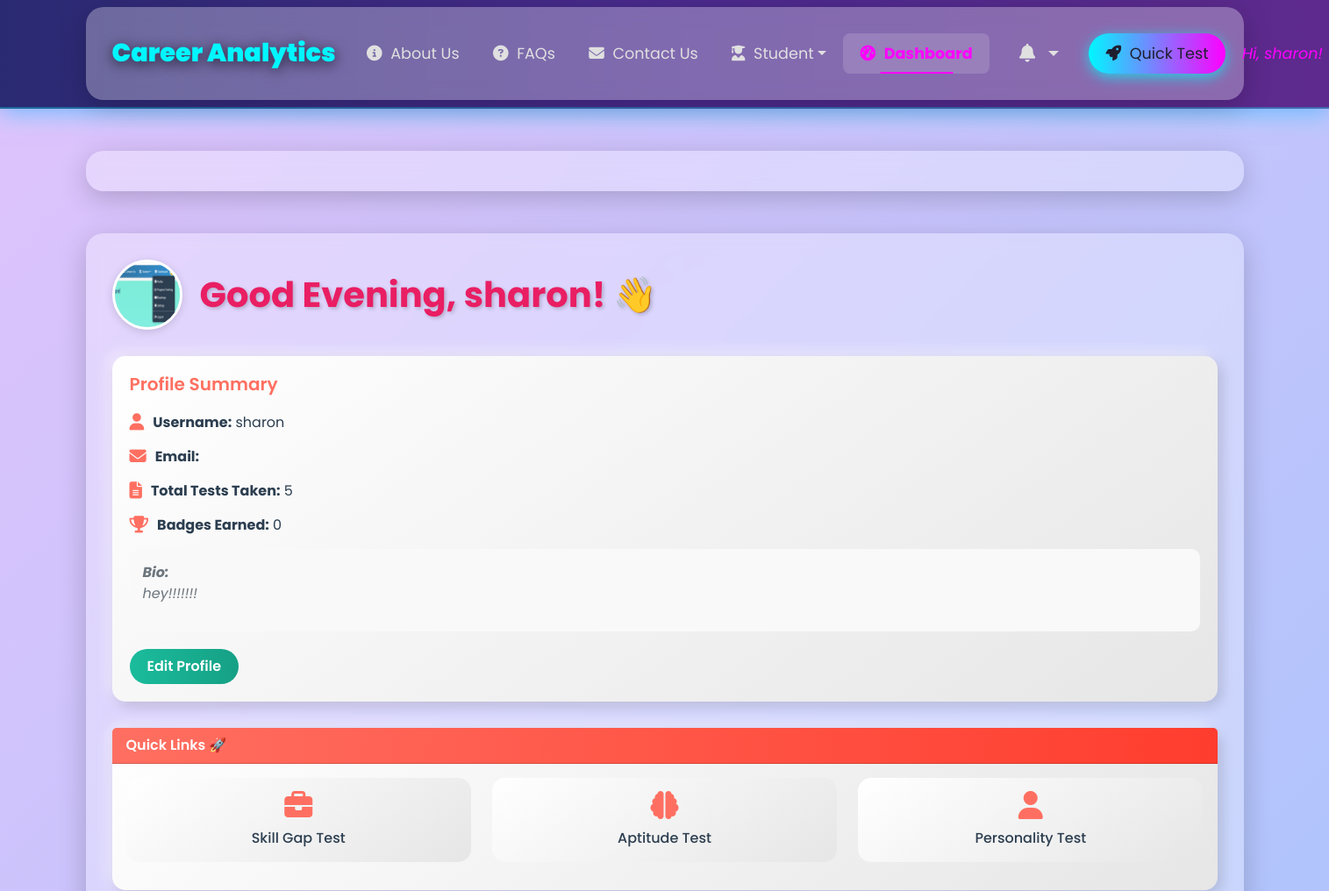
/dashboard (signed in, upper part), run on an earlier commit of the app's database.
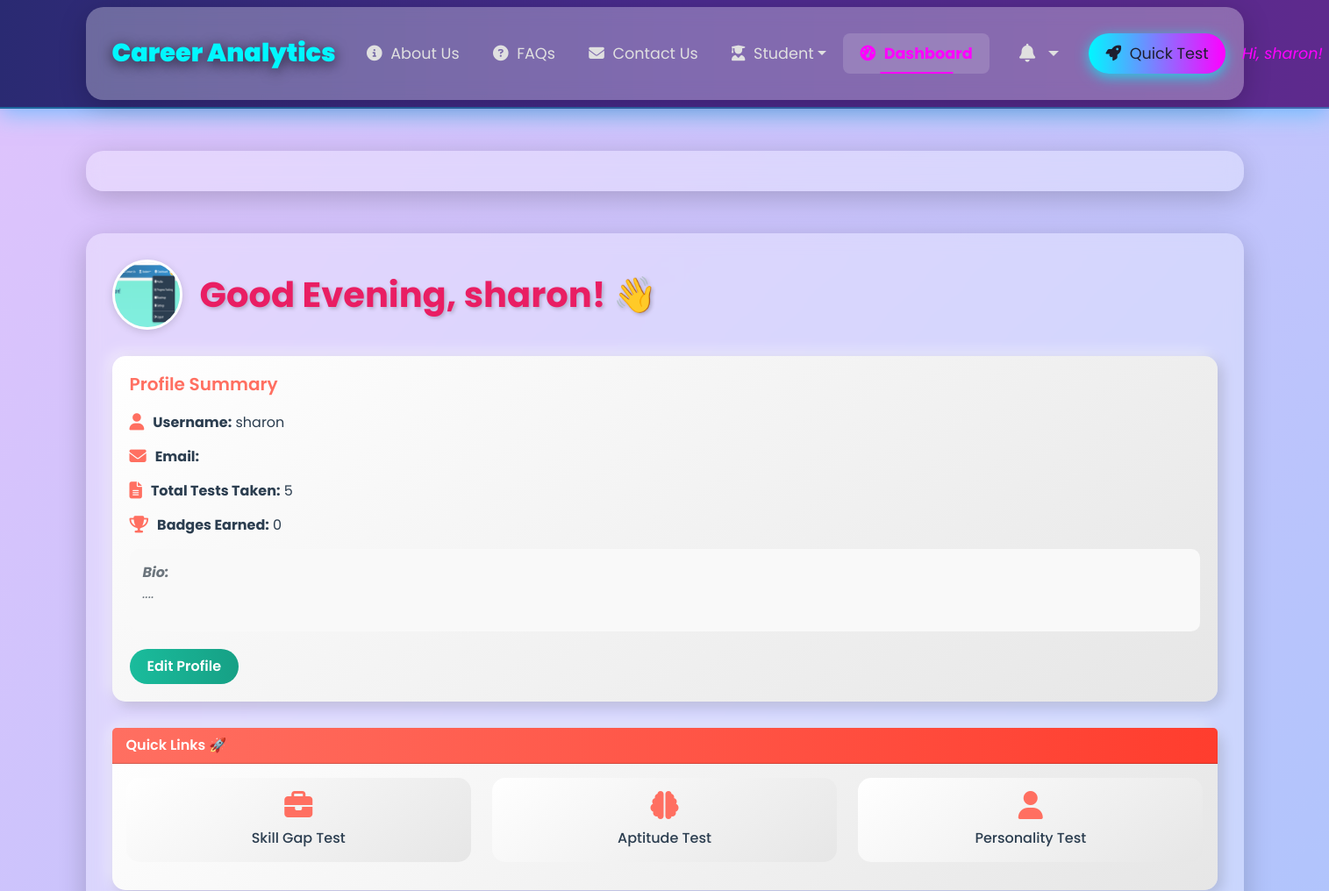
And on a later commit of the database.
### app.py (models this page shows)
class User(UserMixin, db.Model):
    id = db.Column(db.Integer, primary_key=True)
    username = db.Column(db.String(150), unique=True, nullable=False)
    password = db.Column(db.String(150), nullable=False)
    email = db.Column(db.String(150), unique=True, nullable=True)
    mobile_number = db.Column(db.String(15), nullable=True)
    pin_code = db.Column(db.String(10), nullable=True)
    dob = db.Column(db.DateTime, nullable=True)
    created_at = db.Column(db.DateTime, default=datetime.utcnow)
    tests = db.relationship('TestResult', backref='user', lazy=True)
    theme = db.Column(db.String(20), default='dark')
    animations_enabled = db.Column(db.Boolean, default=True)
    profile_image = db.Column(db.String(150), nullable=True, default='images/default_profile.jpg')
    bio = db.Column(db.Text, nullable=True)  # Added bio field to User model
    badges = db.relationship('Badge', backref='user', lazy=True)
    notifications = db.relationship('Notification', backref='user', lazy=True)

### app.py (the view)
@app.route('/dashboard')
@login_required
def dashboard():
    recent_tests = TestResult.query.filter_by(user_id=current_user.id).order_by(TestResult.completed_at.desc()).limit(5).all()
    badges = Badge.query.filter_by(user_id=current_user.id).order_by(Badge.date_earned.desc()).limit(5).all()
    notifications = Notification.query.filter_by(user_id=current_user.id, is_read=False).order_by(Notification.date.desc()).limit(5).all()
    if recent_tests:
        test_data = {
            'labels': [test.completed_at.strftime('%Y-%m-%d %H:%M') for test in recent_tests[::-1]],
            'scores': [test.score / 9 * 100 if test.test_type == 'sample' else test.score for test in recent_tests[::-1]],
            'types': [test.test_type for test in recent_tests[::-1]]
        }
        for test in recent_tests:
            test.details_dict = json.loads(test.details) if test.details else {}
        max_score = 9 if recent_tests[0].test_type == 'sample' else 8
    else:
        test_data = {'labels': [], 'scores': [], 'types': []}
        max_score = 8  # Default max score when no tests exist
    recommendation = "Take more tests for personalized advice!" if len(recent_tests) < 3 else "You're doing great! Consider exploring advanced career options."
    return render_template('dashboard.html', user=current_user, recent_tests=recent_tests, badges=badges, notifications=notifications, test_data=test_data, recommendation=recommendation, max_score=max_score, active_page='dashboard')

### app.py (called while the page is built)
@login_manager.user_loader
def load_user(user_id):
    return db.session.get(User, int(user_id))

### templates/dashboard.html (shortened to what this page needs)
{% extends "base.html" %}
{% block content %}
<div class="container mt-5 mb-5">
    <div class="dashboard-header-section">
        <a href="{{ url_for('profile') }}" class="user-avatar">
            {% if user.profile_image and user.profile_image != 'images/default_profile.jpg' %}
                <img src="{{ url_for('static', filename=user.profile_image) }}" alt="{{ user.username }}'s Profile Image">
            {% else %}
                <i class="fas fa-user"></i>
            {% endif %}
        </a>
        <h1 class="dashboard-header" id="greeting">Welcome, {{ user.username }}! 👋</h1>
    </div>
    <div class="profile-summary">
        <h5>Profile Summary</h5>
        <div class="summary-item">
            <i class="fas fa-user"></i>
            <span><strong>Username:</strong> {{ user.username }}</span>
        </div>
        <div class="summary-item">
            <i class="fas fa-envelope"></i>
            <span><strong>Email:</strong> {{ user.email }}</span>
        </div>
        <div class="summary-item">
            <i class="fas fa-file-alt"></i>
            <span><strong>Total Tests Taken:</strong> {{ recent_tests|length }}</span>
        </div>
        <div class="summary-item">
            <i class="fas fa-trophy"></i>
            <span><strong>Badges Earned:</strong> {{ badges|length }}</span>
        </div>
        <div class="bio">
            <strong>Bio:</strong>
            {% if user.bio and user.bio.strip() %}
                <p>{{ user.bio }}</p>
            {% else %}
                <p class="text-muted">Tell us about yourself! Add a bio in your profile settings.</p>
            {% endif %}
        </div>
        <a href="{{ url_for('profile') }}" class="btn btn-edit-profile">Edit Profile</a>
    </div>
    <div class="card mb-4">
        <div class="card-header">Quick Links 🚀</div>
        <div class="card-body">
            <div class="row">
                <div class="col-md-4 mb-3">
                    <div class="quick-link-card">
                        <i class="fas fa-briefcase"></i>
                        <div><a href="{{ url_for('test',type='interest_test') }}">Skill Gap Test</a></div>
                    </div>
                </div>
                <div class="col-md-4 mb-3">
                    <div class="quick-link-card">
                        <i class="fas fa-brain"></i>
                        <div><a href="{{ url_for('test', type='aptitude') }}">Aptitude Test</a></div>
                    </div>
                </div>
                <div class="col-md-4 mb-3">
                    <div class="quick-link-card">
                        <i class="fas fa-user"></i>
                        <div><a href="{{ url_for('test', type='personality') }}">Personality Test</a></div>
                    </div>
                </div>
            </div>
        </div>
    </div>
</div>
{% endblock %}

### templates/base.html (shortened to what this page needs)
<!DOCTYPE html>
<html lang="en">
<head>
    <link href="https://cdn.jsdelivr.net/npm/bootstrap@5.3.0/dist/css/bootstrap.min.css" rel="stylesheet">
    <link rel="stylesheet" href="{{ url_for('static', filename='css/main.css') }}">
    <link rel="stylesheet" href="https://cdnjs.cloudflare.com/ajax/libs/font-awesome/6.6.0/css/all.min.css">
    <link rel="stylesheet" href="https://cdn.jsdelivr.net/npm/bootstrap-icons@1.10.5/font/bootstrap-icons.css">
    <link rel="stylesheet" href="{{ url_for('static', filename='css/style.css') }}">
    <link rel="stylesheet" href="{{ url_for('static', filename='css/personality.css') }}">
</head>
<body class="{% if active_page == 'dashboard' %}dashboard-page{% endif %}">
    <nav class="navbar custom-navbar navbar-expand-lg navbar-dark fixed-top">
        <div class="container">
            <div class="navbar-brand-container">
                <a class="navbar-brand {% if active_page == 'index' %}active{% endif %}" href="{{ url_for('index') }}">Career Analytics</a>
            </div>
            <div class="collapse navbar-collapse" id="navbarNav">
                <ul class="navbar-nav ms-auto align-items-center">
                    <li class="nav-item">
                        <a class="nav-link {% if active_page == 'about' %}active{% endif %}" href="{{ url_for('about') }}"><i class="fas fa-info-circle"></i> About Us</a>
                    </li>
                    <li class="nav-item">
                        <a class="nav-link {% if active_page == 'faq' %}active{% endif %}" href="{{ url_for('faq') }}"><i class="fas fa-question-circle"></i> FAQs</a>
                    </li>
                    <li class="nav-item">
                        <a class="nav-link {% if active_page == 'contact' %}active{% endif %}" href="{{ url_for('contact') }}"><i class="fas fa-envelope"></i> Contact Us</a>
                    </li>
                    <li class="nav-item dropdown">
                        <a class="nav-link dropdown-toggle {% if active_page == 'student' %}active{% endif %}" href="#" id="studentDropdown" role="button"
                           data-bs-toggle="dropdown" aria-expanded="false">
                           <i class="fas fa-user-graduate"></i> Student
                        </a>
                    </li>
                    {% if current_user.is_authenticated %}
                        <li class="nav-item">
                            <a class="nav-link {% if active_page == 'dashboard' %}active{% endif %}" href="{{ url_for('dashboard') }}"><i class="fas fa-tachometer-alt"></i> Dashboard</a>
                        </li>
                        <li class="nav-item dropdown">
                            <a class="nav-link notification-bell dropdown-toggle" href="#" id="notificationDropdown" role="button"
                               data-bs-toggle="dropdown" aria-expanded="false">
                                <i class="fas fa-bell"></i>
                                {% set unread_count = notifications|selectattr('is_read', 'equalto', False)|list|length %}
                            </a>
                        </li>
                    {% endif %}
                    <li class="nav-item">
                        <a class="nav-link quick-test" href="{{ url_for('test',type='sample') }}"><i class="fas fa-rocket"></i> Quick Test</a>
                    </li>
                    {% if current_user.is_authenticated %}
                        <li class="nav-item user-greeting">
                            <span class="nav-link">Hi, {{ current_user.username }}!</span>
                        </li>
                    {% endif %}
                </ul>
            </div>
        </div>
    </nav>
    <div class="container mt-5 pt-3">
    </div>
    {% block content %}{% endblock %}
</body>
</html>

### static/css/main.css (style rules this page uses)
:root { --primary: #2A5C82; --secondary: #5BA4E6; --accent: #FFD700; --success: #4CAF50; --danger: #f44336; }

### static/css/style.css (style rules this page uses)
.container { background: rgba(255, 255, 255, 0.3); border-radius: 20px; padding: 30px; backdrop-filter: blur(10px); box-shadow: 0 8px 32px rgba(0, 0, 0, 0.2); animation: fadeIn 1s ease-in-out; }
.dashboard-header-section { display: flex; align-items: center; gap: 20px; margin-bottom: 30px; animation: slideIn 0.8s ease-out; }
.dashboard-header { color: #e91e63; font-weight: 700; text-shadow: 2px 2px 4px rgba(0, 0, 0, 0.2); margin: 0; }
.user-avatar { width: 80px; height: 80px; border-radius: 50%; background: linear-gradient(45deg, #e9ecef, #d1d9e6); display: flex; align-items: center; justify-content: center; color: #6c757d; font-size: 2rem; transition: transform 0.3s ease, box-shadow 0.3s ease; border: 3px solid #fff; box-shadow: 0 2px 10px rgba(0, 0, 0, 0.15); }
.user-avatar img { width: 100%; height: 100%; border-radius: 50%; object-fit: cover; }
.profile-summary { background: linear-gradient(145deg, #ffffff, #e6e6e6); border-radius: 15px; padding: 20px; box-shadow: 5px 5px 15px rgba(0, 0, 0, 0.15), -5px -5px 15px rgba(255, 255, 255, 0.5); margin-bottom: 30px; }
.profile-summary h5 { color: #ff6f61; font-weight: 600; margin-bottom: 20px; }
.profile-summary .summary-item { display: flex; align-items: center; gap: 10px; margin-bottom: 15px; font-size: 1rem; color: #2c3e50; }
.profile-summary .summary-item i { color: #ff6f61; font-size: 1.2rem; }
.profile-summary .bio { background: #f9f9f9; padding: 15px; border-radius: 10px; font-style: italic; color: #6c757d; margin-bottom: 20px; }
.btn-edit-profile { background: linear-gradient(90deg, #1abc9c, #16a085); border: none; padding: 8px 20px; border-radius: 25px; color: white; font-weight: 600; transition: background 0.3s, transform 0.3s; }
.card { border: none; border-radius: 15px; background: linear-gradient(145deg, #ffffff, #e6e6e6); box-shadow: 5px 5px 15px rgba(0, 0, 0, 0.15), -5px -5px 15px rgba(255, 255, 255, 0.5); transition: transform 0.3s, box-shadow 0.3s; animation: cardFadeIn 1.2s ease-in-out; }
.card-header { background: linear-gradient(90deg, #ff6f61, #ff3d2e); color: white; border-radius: 15px 15px 0 0; font-weight: 600; display: flex; align-items: center; gap: 10px; }
.quick-link-card { background: linear-gradient(145deg, #ffffff, #e6e6e6); border-radius: 15px; padding: 15px; text-align: center; transition: transform 0.3s, box-shadow 0.3s; }
.quick-link-card i { font-size: 2rem; color: #ff6f61; margin-bottom: 10px; }
.quick-link-card a { color: #2c3e50; text-decoration: none; font-weight: 500; }

### static/css/personality.css (style rules this page uses)
:root { --primary: #4f46e5; --secondary: #4338ca; --accent: #f59e0b; --background: #f1f5f9; }

What changed in the data, as far as the page shows it:
changed User "sharon": bio "hey!!!!!!!" → "...."
